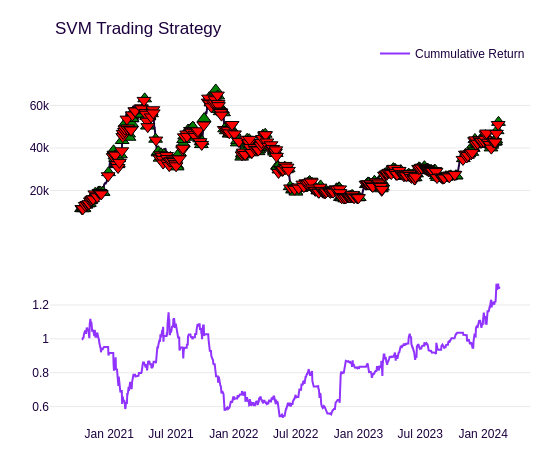

Notebook code for this chart:
### Code cell
typical_price = df['TypicalPrice']
svm_strategy = SVM(typical_price, lags=8)


buy_signals = svm_strategy[svm_strategy['Position']==1]['Price']
sell_signals = svm_strategy[svm_strategy['Position']==-1]['Price']

fig = make_subplots(rows=2, cols=1,shared_xaxes=True)

fig.add_trace(
    go.Scatter(x = svm_strategy.index, y = svm_strategy['Price'], mode='lines', name='TypicalPrice',showlegend=False), row=1, col=1
)


fig.add_trace(
    go.Scatter(x = buy_signals.index, y = buy_signals, mode='markers', name='Buy', showlegend=False,
               marker=dict(symbol='triangle-up', size=12, color='green', line=dict(width=1, color='black'),)), row=1, col=1
)

fig.add_trace(
    go.Scatter(x = sell_signals.index, y = sell_signals, mode='markers', name='Sell', showlegend=False,
               marker=dict(symbol='triangle-down', size=12, color='red', line=dict(width=1, color='black'))), row=1, col=1
)


fig.add_trace(
    go.Scatter(x = svm_strategy.index, y = svm_strategy['Cumulative_Ret'], mode='lines', name='Cummulative Return', line=dict(color='#9033FF')), row=2, col=1
)

fig.update_layout(
        title={
        'text': 'SVM Trading Strategy',
        'x': 0.05,          # 0 es izquierda, 1 es derecha
        'y': 0.9,       # Ajusta la altura para que no toque el borde
        'xanchor': 'left',
        'yanchor': 'top'
    }
)

fig.update_layout(
    height=450,      
    width=550,
    xaxis = {
        'dtick': "M6", 
    },     
    xaxis2 = {
        'dtick': "M6", 
    },       
    title={
        'text': 'SVM Trading Strategy',
        'x': 0.1,      
        'y': 0.95,
        'xanchor': 'left'
    },
    margin=dict(l=50, r=20, t=75, b=25), 
    showlegend=True 
)


for i in fig['layout']['annotations']:
    i['font'] = dict(size=12, color=WENIA_PURPLE)
fig.show()

### Figure 1 — Plotly figure (JSON) as saved in the notebook; plotly's stock layout.template omitted (floating-point values rounded to 4 significant figures; data arrays with more than 128 entries replaced by an {"elided": "..."} marker saying what was removed)
{"data": [{"mode": "lines", "name": "TypicalPrice", "showlegend": false, "type": "scatter", "x": {"elided": "1133 str values"}, "xaxis": "x", "y": {"elided": "1133 float values"}, "yaxis": "y"}, {"marker": {"color": "green", "line": {"color": "black", "width": 1}, "size": 12, "symbol": "triangle-up"}, "mode": "markers", "name": "Buy", "showlegend": false, "type": "scatter", "x": {"elided": "307 str values"}, "xaxis": "x", "y": {"elided": "307 float values"}, "yaxis": "y"}, {"marker": {"color": "red", "line": {"color": "black", "width": 1}, "size": 12, "symbol": "triangle-down"}, "mode": "markers", "name": "Sell", "showlegend": false, "type": "scatter", "x": {"elided": "306 str values"}, "xaxis": "x", "y": {"elided": "306 float values"}, "yaxis": "y"}, {"line": {"color": "#9033FF"}, "mode": "lines", "name": "Cummulative Return", "type": "scatter", "x": {"elided": "1133 str values"}, "xaxis": "x2", "y": {"elided": "1133 float values"}, "yaxis": "y2"}], "layout": {"height": 450, "margin": {"b": 25, "l": 50, "r": 20, "t": 75}, "showlegend": true, "title": {"text": "SVM Trading Strategy", "x": 0.1, "xanchor": "left", "y": 0.95, "yanchor": "top"}, "width": 550, "xaxis": {"anchor": "y", "domain": [0, 1], "dtick": "M6", "matches": "x2", "showticklabels": false}, "xaxis2": {"anchor": "y2", "domain": [0, 1], "dtick": "M6"}, "yaxis": {"anchor": "x", "domain": [0.575, 1]}, "yaxis2": {"anchor": "x2", "domain": [0, 0.425]}}}
